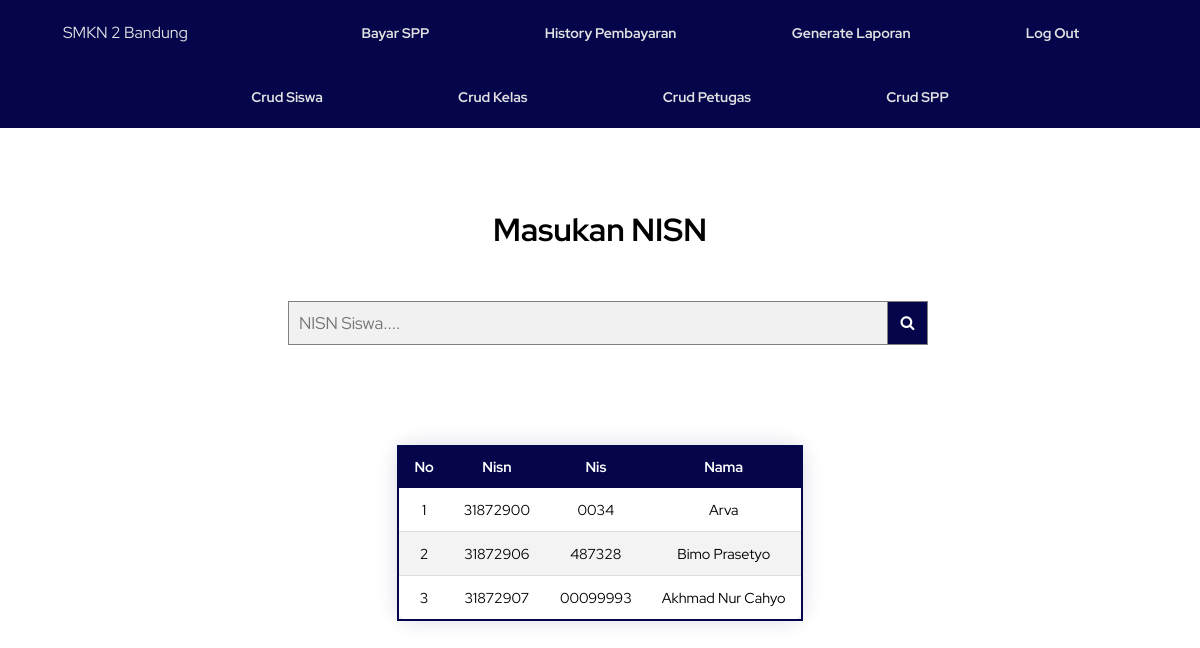
Screenshot of /laporan/pilih-laporan.php with the database file from the repository.
### tables this page shows
CREATE TABLE `siswa` (
  `nisn` int(10) NOT NULL,
  `nis` char(8) NOT NULL,
  `nama` varchar(35) NOT NULL,
  `id_kelas` int(11) NOT NULL,
  `alamat` text NOT NULL,
  `no_telp` varchar(13) NOT NULL,
  `id_spp` int(11) NOT NULL
);

### laporan/pilih-laporan.php (the view, shortened to what this page needs)
<!DOCTYPE html>
<html>
<head>
	<link rel="stylesheet" href="https://cdnjs.cloudflare.com/ajax/libs/font-awesome/4.7.0/css/font-awesome.min.css">
	<link rel="stylesheet" href="../css/style-indexed.css">
	<link rel="stylesheet" href="../css/form-cari.css">
	<link rel="stylesheet" href="../css/style.css">
</head>
<body>
<nav>
<div class="logo"> <a href="../admin-index.php"> SMKN 2 Bandung </a></div>
         <ul class="navs-link">
            <li><a href="bayar-admin.php" class="button active">Bayar SPP</a></li>
            <li><a href="../history_pembayaran/history-admin.php?level=admin" class="button-history">History Pembayaran</a></li>
            <li><a href="../laporan/pilih-laporan.php" class="button-laporan">Generate Laporan</a></li>
            <li><a href="../login/login.php" class="button-logout">Log Out</a></li>
        </ul>
</nav>
<div class="bot-nav">
<ul class="bottom-navul">
                <li><a href="../crud_siswa/index.php" class="button">Crud Siswa</a></li>
                <li><a href="../crud_kelas/index.php" class="button">Crud Kelas</a></li>
                <li><a href="../crud_petugas/index.php" class="button">Crud Petugas</a></li>
                <li><a href="../crud_spp/index.php" class="button">Crud SPP</a></li>
        </ul>
		</div>
<form class="cari" action="generate_laporan.php" method="post">
	<h1 align="center" style="margin-top:80px;">Masukan NISN</h1>
  <input type="text" placeholder="NISN Siswa...." name="nisn">
  <button type="submit" ><i class="fa fa-search"></i></button>
</form>
<table class="styled-table" style="margin-top:100px;">
    <thead>
        <tr>
		<th>No</th>
			<th>Nisn</th>
			<th>Nis</th>
			<th>Nama</th>
        </tr>
    </thead>
    <tbody>
<?php
		$link = mysqli_connect("localhost", "root", "", "appspp");
		$query_mysql = mysqli_query($link, "SELECT * FROM siswa");
		$nomor = 1;
		while($data = mysqli_fetch_array($query_mysql)){
		?>
        <tr>
		<td><?php echo $nomor++; ?></td>
			<td><?php echo $data['nisn']; ?></td>
			<td><?php echo $data['nis']; ?></td>
			<td><?php echo $data['nama']; ?></td>
        </tr>
		<?php } ?>
    </tbody>
</table>
</body>
</html>

### css/style-indexed.css (style rules this page uses)
* { font-family: "Red Hat Display", sans-serif; }
body { margin: 0px; padding: 0px; box-sizing: border-box; height: 100vh; }
nav { display: flex; justify-content: space-around; align-items: center; min-height: 8vh; background-color: rgb(4, 5, 75); padding: 5px; }
.bot-nav { display: flex; justify-content: space-around; align-items: center; min-height: 8vh; background-color: rgb(4, 5, 75); padding: 5px; }
.bottom-navul { display: flex; justify-content: space-around; width: 70%; }
.bottom-navul li { list-style: none; }
.bottom-navul a { color: #e2e2e2; text-decoration: none; font-weight: bold; font-size: 14px; }
.logo { color: rgb(226, 226, 226); }
.logo a { text-decoration: none; color: rgb(226, 226, 226); }
.navs-link { display: flex; justify-content: space-around; width: 70%; }
.navs-link li { list-style: none; }
.navs-link a { color: #e2e2e2; text-decoration: none; font-weight: bold; font-size: 14px; }
.navs-link a, .crudli button { transition: 0.3s; }
.active { color: rgb(201, 160, 28); }

### css/form-cari.css (style rules this page uses)
form.cari input[type="text"] { padding: 10px; font-size: 17px; border: 1px solid grey; float: left; margin-top: 50px; margin-left: 18rem; width: 50%; height: 20%; background: #f1f1f1; }
form.cari button { width: 40px; height: 44px; padding: 5px; background: rgb(4, 5, 75); margin-top: 50px; margin-right: 10px; color: white; font-size: 15px; border: 1px solid grey; border-left: none; cursor: pointer; transition: 0.4s; }
form.cari::after { content: ""; clear: both; display: table; }

### css/style.css (style rules this page uses)
* { margin: 0px; padding: 0px; box-sizing: border-box; }
.styled-table { border-collapse: collapse; margin-top: 20px; margin-left: auto; margin-right: auto; font-size: 0.9em; font-family: sans-serif; min-width: 400px; box-shadow: 0 0 20px rgba(18, 13, 94, 0.15); }
table { border-radius: 1em; }
.styled-table thead tr { background-color: rgb(4, 5, 75); color: #ffffff; text-align: center; border-left: 2px solid rgb(4, 5, 75); border-right: 2px solid rgb(4, 5, 75); }
.styled-table th, .styled-table td { padding: 12px 15px; text-align: center; }
.styled-table tbody tr { border-bottom: 1px solid #dddddd; border-left: 2px solid rgb(4, 5, 75); border-right: 2px solid rgb(4, 5, 75); }
.styled-table tbody tr:nth-of-type(even) { background-color: #f3f3f3; }
.styled-table tbody tr:last-of-type { border-bottom: 2px solid rgb(4, 5, 75); }
.logo a { text-decoration: none; color: rgb(226, 226, 226); }

### rows the page displays
siswa: nisn "31872900", nis "0034", nama "Arva"
siswa: nisn "31872906", nis "487328", nama "Bimo Prasetyo"
siswa: nisn "31872907", nis "00099993", nama "Akhmad Nur Cahyo"
